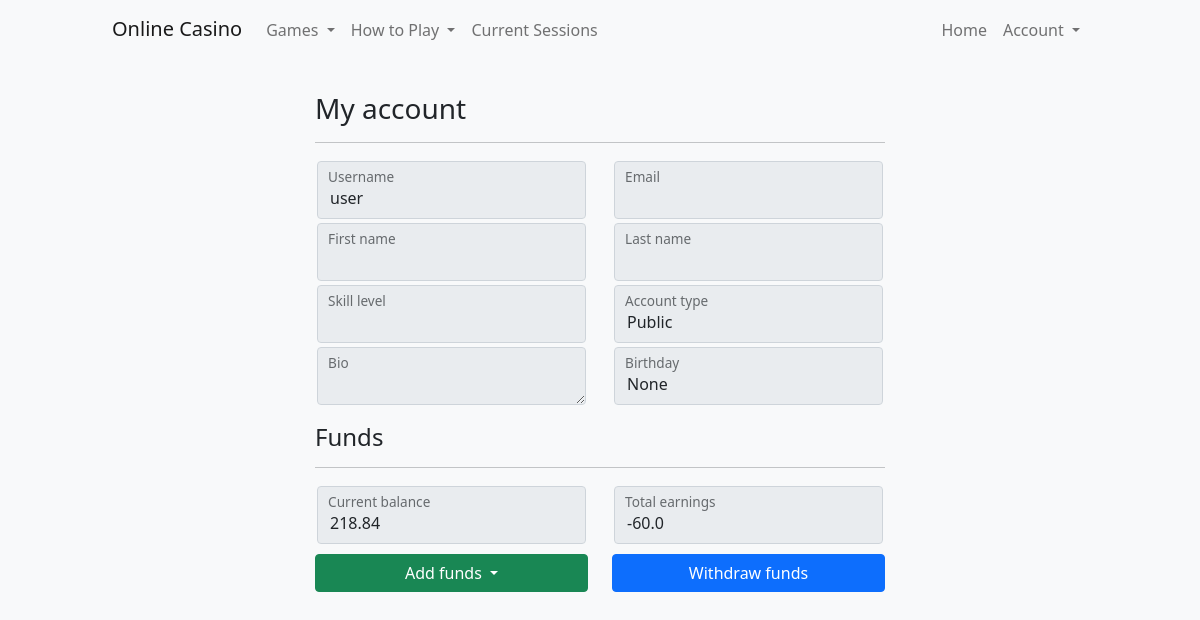
The app's page /accounts/account/ (signed in), older data.
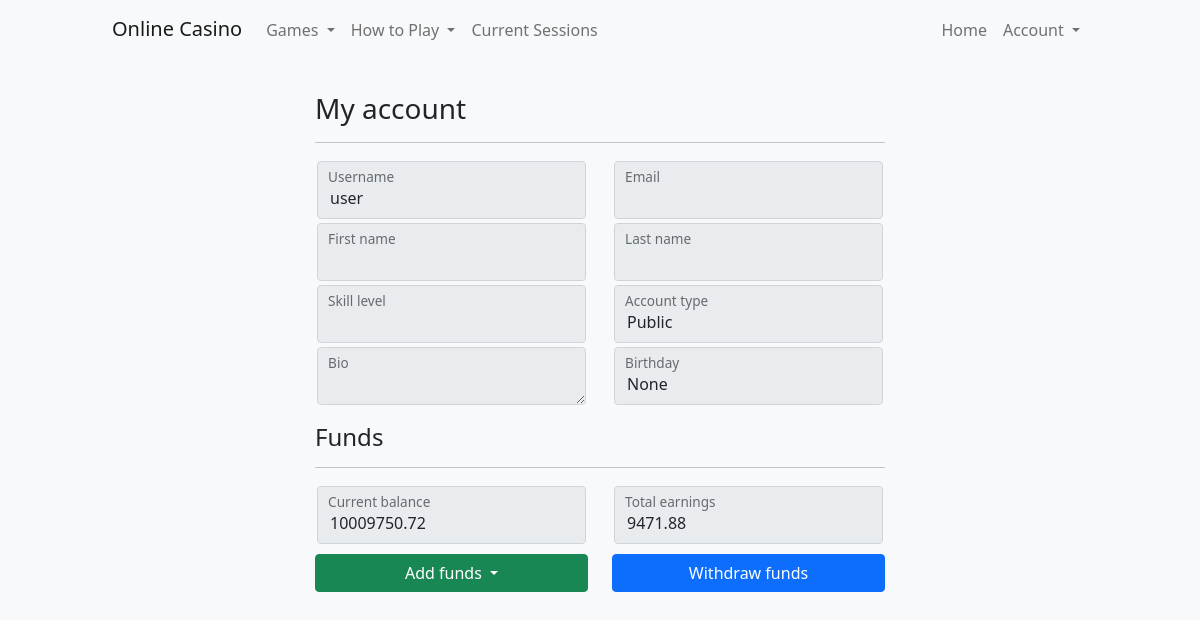
The same page, newer data.
### accounts/models.py (models this page shows, shortened)
class CustomUser(AbstractUser):
    is_private = models.BooleanField(default=False)
    current_balance = models.FloatField(default=0.0)
    current_session = models.TextField(default='')
    total_earnings = models.FloatField(default=0.0)
    birthday = models.DateField(auto_now=False, null=True, blank=True)
    skill_level = models.CharField(max_length=30, blank=True)
    bio = models.TextField(max_length=200, blank=True)
    monthly_limit = models.FloatField(default=-1)
    monthly_deposit_left = models.FloatField(default=0.0)
    next_monthly_reset = models.DateTimeField(auto_now=False, null=True)
    friends = models.ManyToManyField("CustomUser", blank=True)
    friend_requests = models.TextField(blank=True, max_length=None, default='')

### accounts/views.py (the view)
# urls.py: path("account/", views.AccountView.as_view(), name="account"),
class AccountView(LoginRequiredMixin, TemplateView):
    template_name = 'accounts/account.html'

### accounts/templates/accounts/account.html (shortened to what this page needs)
{% extends 'menus/base.html' %}
{% block bodyclass %}class="text-center bg-light"{% endblock %}
{% block content %}
    <main class="form-input">
        <form>
            <div class="mb-4" style="height: 10px;"></div>
            <h1 class="h3 mb-3 fw-normal text-start">My account</h1>
            <hr>
            <div class="row">
                <div class="col">
                    <div class="form-floating" style="padding: 2px;">
                        <input type="text" class="form-control" value="{{ user.username }}" disabled>
                        <label>Username</label>
                    </div>
                    <div class="form-floating" style="padding: 2px;">
                        <input type="text" class="form-control" value="{{ user.first_name }}" disabled>
                        <label>First name</label>
                    </div>
                    <div class="form-floating" style="padding: 2px;">
                        <input type="text" class="form-control" value="{{ user.skill_level }}" disabled>
                        <label>Skill level</label>
                    </div>
                    <div class="form-floating" style="padding: 2px;">
                        <textarea class="form-control" disabled>{{ user.bio }}</textarea>
                        <label>Bio</label>
                    </div>
                </div>
                <div class="col">
                    <div class="form-floating" style="padding: 2px;">
                        <input type="text" class="form-control" value="{{ user.email }}" disabled>
                        <label>Email</label>
                    </div>
                    <div class="form-floating" style="padding: 2px;">
                        <input type="text" class="form-control" value="{{ user.last_name }}" disabled>
                        <label>Last name</label>
                    </div>
                    <div class="form-floating" style="padding: 2px;">
                        <input type="text" class="form-control" value="{{ user.is_private|yesno:"Private,Public" }}"
                               disabled>
                        <label>Account type</label>
                    </div>
                    <div class="form-floating" style="padding: 2px;">
                        <input type="text" class="form-control" value="{{ user.birthday }}" disabled>
                        <label>Birthday</label>
                    </div>
                </div>
            </div>
            <h1 class="h4 mt-3 mb-3 fw-normal text-start">Funds</h1>
            <hr>
            <div class="row">
                <div class="col">
                    <div class="form-floating" style="padding: 2px;">
                        <input type="text" class="form-control" value="{{ user.current_balance }}" disabled>
                        <label>Current balance</label>
                    </div>
                    <div class="dropdown w-100 mt-2">
                        <button class="btn btn-success dropdown-toggle w-100" type="button" id="dropdownMenuButton1"
                                data-bs-toggle="dropdown" aria-expanded="false">
                            Add funds
                        </button>
                    </div>
                </div>
                <div class="col">
                    <div class="form-floating" style="padding: 2px;">
                        <input type="text" class="form-control" value="{{ user.total_earnings }}" disabled>
                        <label>Total earnings</label>
                    </div>
                    <div class="mt-2 w-100">
                        <a class="btn btn-primary w-100" href="{% url 'withdraw_funds' %}" role="button">Withdraw
                            funds</a>
                    </div>
                </div>
            </div>
        </form>
    </main>
{% endblock %}

### menus/templates/menus/base.html (shortened to what this page needs)
{% load static %}
<!DOCTYPE html>
<html lang="en" {% block htmlclass %}{% endblock %}>
<head>
    <link href="https://cdn.jsdelivr.net/npm/bootstrap@5.1.3/dist/css/bootstrap.min.css" rel="stylesheet"
>
</head>
<body {% block bodyclass %}class="bg-light"{% endblock %}>
<div class="w-100 h-100">
    <header class="w-100 ms-auto me-auto" style="max-width: 1000px;">
        <nav class="navbar navbar-expand-sm navbar-light bg-light">
            <div class="container-fluid">
                <a class="navbar-brand" href="{% url 'index' %}">Online Casino</a>
                <div class="collapse navbar-collapse" id="navbarNavDropdown">
                    <div class="nav-item">
                        {% if user.is_authenticated %}
                            <ul class="navbar-nav me-auto">
                                <li class="nav-item dropdown">
                                    <a class="nav-link dropdown-toggle" href="#" id="navbarDropdownMenuLink"
                                       role="button"
                                       data-bs-toggle="dropdown" aria-expanded="false"
                                       style="outline: 0; margin-top: 2px;">
                                        Games
                                    </a>
                                </li>
                            </ul>
                        {% endif %}
                    </div>
                    <div class="nav-item">
                        <ul class="navbar-nav me-auto">
                            <li class="nav-item dropdown">
                                <a class="nav-link dropdown-toggle" href="#" id="navbarDropdownMenuLink" role="button"
                                   data-bs-toggle="dropdown" aria-expanded="false" style="outline: 0; margin-top: 2px;">
                                    How to Play
                                </a>
                            </li>
                            {% if user.is_authenticated %}
                                <li class="nav-item" style="margin-top: 2px;">
                                    <a class="nav-link" href="{% url 'sessions' %}">Current Sessions</a>
                                </li>
                            {% endif %}
                        </ul>
                    </div>
                    <ul class="navbar-nav ms-auto" style="margin-top: 2px;">
                        <li class="nav-item">
                            <a href="{% url 'index' %}" class="nav-link">Home</a>
                        </li>
                        {% if user.is_authenticated %}
                            <li class="nav-item dropdown">
                                <a class="nav-link dropdown-toggle" href="#" id="navbarDropdownMenuLink" role="button"
                                   data-bs-toggle="dropdown" aria-expanded="false" style="outline: 0;">
                                    {% if user.first_name != "" and user.first_name|length <= 12 %}
                                        {{ user.first_name }}
                                    {% else %}
                                        Account
                                    {% endif %}
                                </a>
                            </li>
                        {% endif %}
                    </ul>
                </div>
            </div>
        </nav>
    </header>
    {% block content %}
    {% endblock %}
</div>
</body>
</html>

### menus/templates/menus/base.html (style rules this page uses)
html, body { height: 100%; }
body { display: flex; align-items: center; }

### accounts/templates/accounts/account.html (style rules this page uses)
.form-input { width: 100%; max-width: 600px; margin: auto; padding: 0 15px 15px; }

Row changes from the older to the newer data that the page shows:
changed CustomUser "user": current_balance "218.84" → "10009750.72"; total_earnings "-60.0" → "9471.88"
